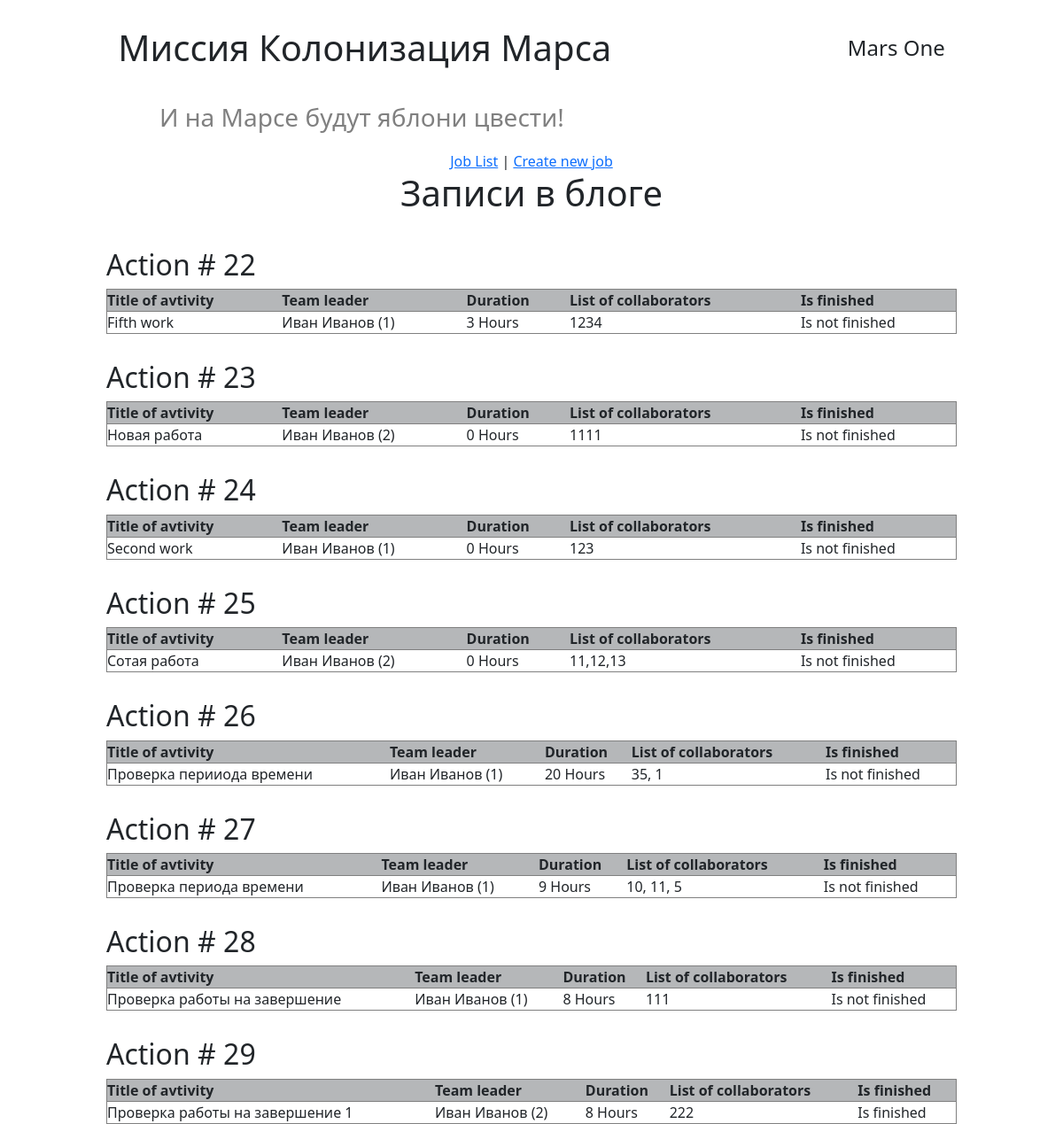
Before: / with the older database file.
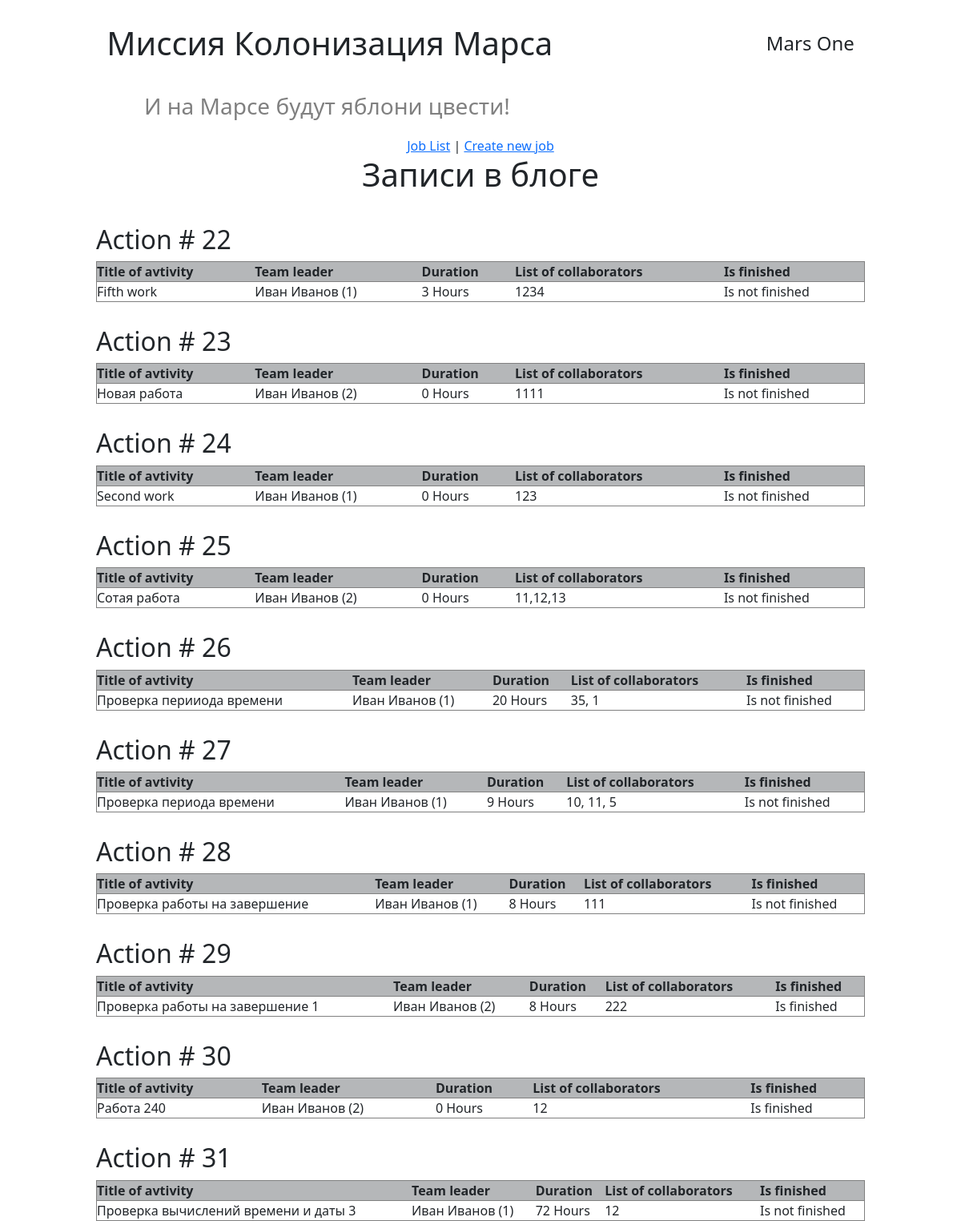
After: the same page with the newer database file.
### data/jobs.py (models this page shows)
class Jobs(SqlAlchemyBase):
    __tablename__ = 'jobs'
    id = sqlalchemy.Column(sqlalchemy.Integer, primary_key=True,
                           autoincrement=True)
    team_leader = sqlalchemy.Column(sqlalchemy.Integer,
                                    ForeignKey('users.id'), nullable=False)
    job = sqlalchemy.Column(sqlalchemy.String, nullable=True)
    work_size = sqlalchemy.Column(sqlalchemy.Integer, nullable=False)
    collaborators = sqlalchemy.Column(sqlalchemy.String, nullable=True)
    start_date = sqlalchemy.Column(sqlalchemy.DateTime,
                                   default=datetime.datetime.now)
    end_date = sqlalchemy.Column(sqlalchemy.DateTime,
                                 default=datetime.datetime.now)
    is_finished = sqlalchemy.Column(sqlalchemy.Boolean, default=False)

### main.py (the view)
@app.route('/')
def index():
    db_sess = db_session.create_session()
    jobs = db_sess.query(Jobs)
    return render_template("jobs.html", jobs=jobs)

### data/db_session.py (called while the page is built)
def create_session() -> Session:
    global __factory
    return __factory()

### templates/jobs.html
{% extends "base.html" %}
{% block styles %}
    <link rel="stylesheet" href="{{ url_for('static', filename='css/job_list.css')}}">
{% endblock %}
{% block content %}
<h1>Записи в блоге</h1>
{% for job  in jobs %}
    <div class="action">
        <h2>Action # {{ job.id }} </h2>
        <table>
            <tr>
                <th>Title of avtivity</th>
                <th>Team leader</th>
                <th>Duration</th>
                <th>List of collaborators</th>
                <th>Is finished</th>
            </tr>
            <tr>
                <td>{{ job.job }}</td>
                <td>{{ job.team_leader }}</td>
                <td>{{ job.work_size }} Hours</td>
                <td>{{ job.collaborators }}</td>
                {% if job.is_finished %}
                    <td>Is finished</td>
                {% else %}
                    <td>Is not finished</td>
                {% endif %}
            </tr>
        </table>
    </div>
{% endfor %}
{% endblock %}

### templates/base.html (shortened to what this page needs)
<!DOCTYPE html>
<html lang="ru">
<head>
    <link rel="stylesheet"
    href="https://cdn.jsdelivr.net/npm/bootstrap@5.0.0-beta1/dist/css/bootstrap.min.css"
>
    <link rel="stylesheet" href="{{ url_for('static', filename='css/style.css')}}">
    {% block styles %}{% endblock %}
</head>
<body>
    <header>
        <h1>Миссия Колонизация Марса</h1>
        <h4>Mars One</h4>
    </header>
    <h3 class="second_header">И на Марсе будут яблони цвести!</h3>
    <main>
        <nav>
            <a href="/">Job List</a> |
            <a href="/create_job">Create new job</a>
        </nav>
        {% block content %}{% endblock %}
    </main>
</body>
</html>

### static/css/style.css (style rules this page uses)
* { margin: 0px; padding: 0px; font-family: 'Segoe UI', Tahoma, Geneva, Verdana, sans-serif; }
header { display: flex; justify-content: space-around; align-items: center; margin-top: 30px; width: 100%; }
main { display: flex; flex-direction: column; align-items: center; height: 100vh; margin-top: 20px; }
.second_header { margin-top: 30px; margin-left: 15vw; color: grey; }

### static/css/job_list.css (style rules this page uses)
.action { margin-top: 30px; width: 80%; }
table { width: 100%; }
tr { border: 1px solid grey; }
th { background-color: rgb(181, 183, 185); }

Changed rows visible on the page:
added Jobs: id "30", job "Работа 240", team_leader "Иван Иванов (2)", work_size "0", collaborators "12", is_finished "Is finished"
added Jobs: id "31", job "Проверка вычислений времени и даты 3", team_leader "Иван Иванов (1)", work_size "72", collaborators "12", is_finished "Is not finished"
